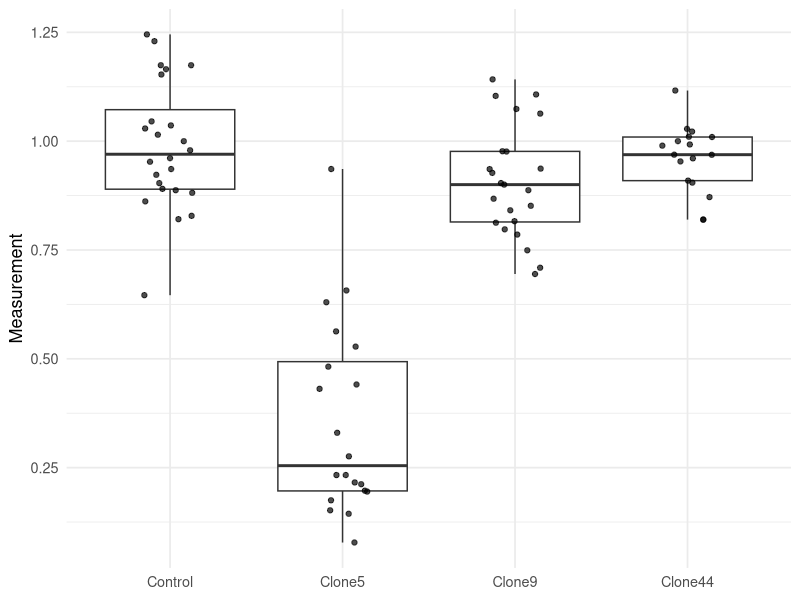
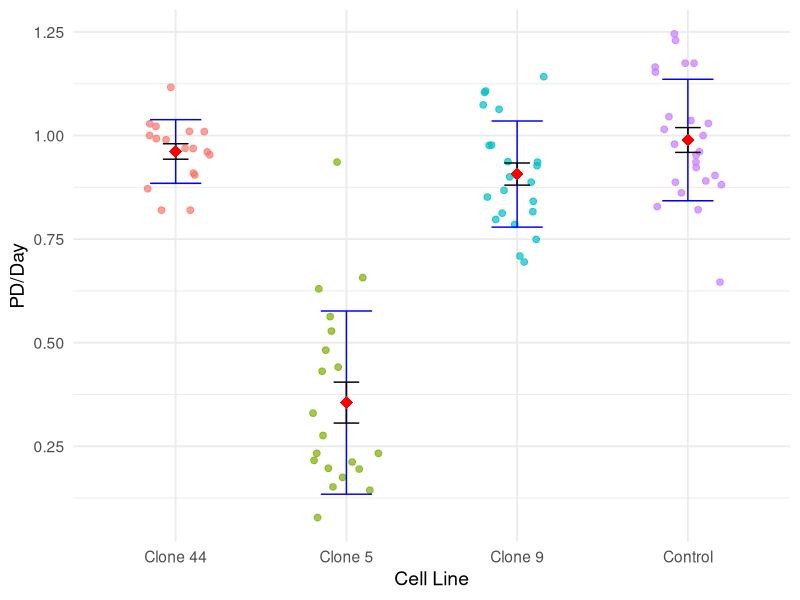

Reproduce these figures in R, in order.
# پکیجها
install.packages(c("tidyverse", "rstatix", "car", "emmeans"), dependencies = TRUE)

library(tidyverse)
library(rstatix)
library(car)
library(emmeans)

# Make data
dat <- tribble(
  ~Control, ~Clone5, ~Clone9, ~Clone44,
  0.6462, 0.657, 0.976912, 1.02203,
  0.922728, 0.63, 1.063275, 0.904749,
  1.014798, 0.936, 0.749309, 0.819811,
  0.881285, 0.528, 1.103946, 0.819811,
  0.828476, 0.144, 0.694783, 0.953445,
  0.861654, 0.276, 0.785381, 0.909307,
  1.245285, 0.152, 0.841187, 0.87157,
  1.000000, 0.431, 0.851530, 0.968964,
  0.952660, 0.175, 0.927120, 0.992427,
  0.890431, 0.482, 0.887402, 1.028292,
  0.960881, 0.233, 0.900147, 0.989671,
  1.036175, 0.197, 0.867761, 0.960555,
  0.887402, 0.441, 0.936907, 1.116330,
  1.153144, 0.233, 1.073959, 1.000000,
  0.903677, 0.563, 1.141961, 1.010112,
  0.979115, 0.195, 0.797439, 0.968672,
  1.229716, 0.212, 0.816134, 1.009523,
  1.029154, 0.330, 0.709211, NA,
  1.165279, 0.216, 0.976167, NA,
  1.045427, 0.078, 0.935785, NA,
  0.820773, NA, 0.903677, NA,
  1.174521, NA, 0.812635, NA,
  0.935922, NA, 1.107309, NA,
  1.174521, NA, NA, NA
)

long <- dat |>
  pivot_longer(everything(), names_to = "group", values_to = "value") |>
  drop_na() |>
  mutate(group = factor(group, levels = c("Control","Clone5","Clone9","Clone44")))

# sample numbers in each group
long %>% count(group)

# descriptive summary
long %>% group_by(group) %>% get_summary_stats(value, type = "common")

# check assumptions
# check normality in each group (Shapiro-Wilk) 
norm_tbl <- long %>% group_by(group) %>% shapiro_test(value)
norm_tbl

# check variance equation (Levene)
levene_test(value ~ group, data = long)

# همچنین میتوان Bartlett را (اگر نرمالیتی OK بود) تست کرد:
bartlett.test(value ~ group, data = long)

# ---------- 3) انتخاب و اجرای آزمون ----------
# حالت A: نرمال + واریانسها برابر + nها تقریبا متوازن -> One-way ANOVA
# (اگر بالا تایید شد)
fit_aov <- aov(value ~ group, data = long)
summary(fit_aov)

# Post-hoc (همه با همه: Tukey)
TukeyHSD(fit_aov)

# Post-hoc (فقط مقایسه با Control: Dunnett با emmeans)
emm <- emmeans(fit_aov, ~ group)
contrast(emm, "trt.vs.ctrl", ref = "Control", adjust = "dunnett")

# حالت B: نرمال اما واریانسها برابر نیست / n نامتوازن -> Welch’s ANOVA
oneway.test(value ~ group, data = long, var.equal = FALSE)

# Post-hoc مناسب Welch: Games–Howell
long %>% games_howell_test(value ~ group)

# حالت C: نرمالیتی رد شد -> Kruskal–Wallis + Dunn
kruskal.test(value ~ group, data = long)
long %>% dunn_test(value ~ group, p.adjust.method = "holm")

# ---------- 4) شکل پیشنهادی ----------
# Boxplot با همه نقاط
ggplot(long, aes(group, value)) +
  geom_boxplot(outlier.shape = NA) +
  geom_jitter(width = 0.15, alpha = 0.7) +
  labs(x = NULL, y = "Measurement") +
  theme_minimal(base_size = 13)

# Convert to long format
long <- dat %>%
  pivot_longer(cols = everything(), names_to = "Group", values_to = "PDPD") %>%
  drop_na()

long <- long %>%
  mutate(Group = fct_recode(Group,
                            "Control"  = "Control",
                            "Clone 5"  = "Clone5",
                            "Clone 9"  = "Clone9",
                            "Clone 44" = "Clone44"))


ggplot(long, aes(x = Group, y = PDPD, color = Group)) +
  geom_jitter(width = 0.2, size = 2, alpha = 0.7) +
  
  # Mean ± SD (آبی)
  stat_summary(fun.data = mean_sdl, fun.args = list(mult = 1),
               geom = "errorbar", width = 0.3, color = "blue") +
  
  # Mean ± SEM (مشکی)
  stat_summary(fun.data = mean_se, geom = "errorbar",
               width = 0.15, color = "black") +
  
  # Mean point
  stat_summary(fun = mean, geom = "point", shape = 18, size = 4, color = "red") +
  
  theme_minimal(base_size = 14) +
  labs(x = "Cell Line", y = "PD/Day") +
  theme(legend.position = "none")
